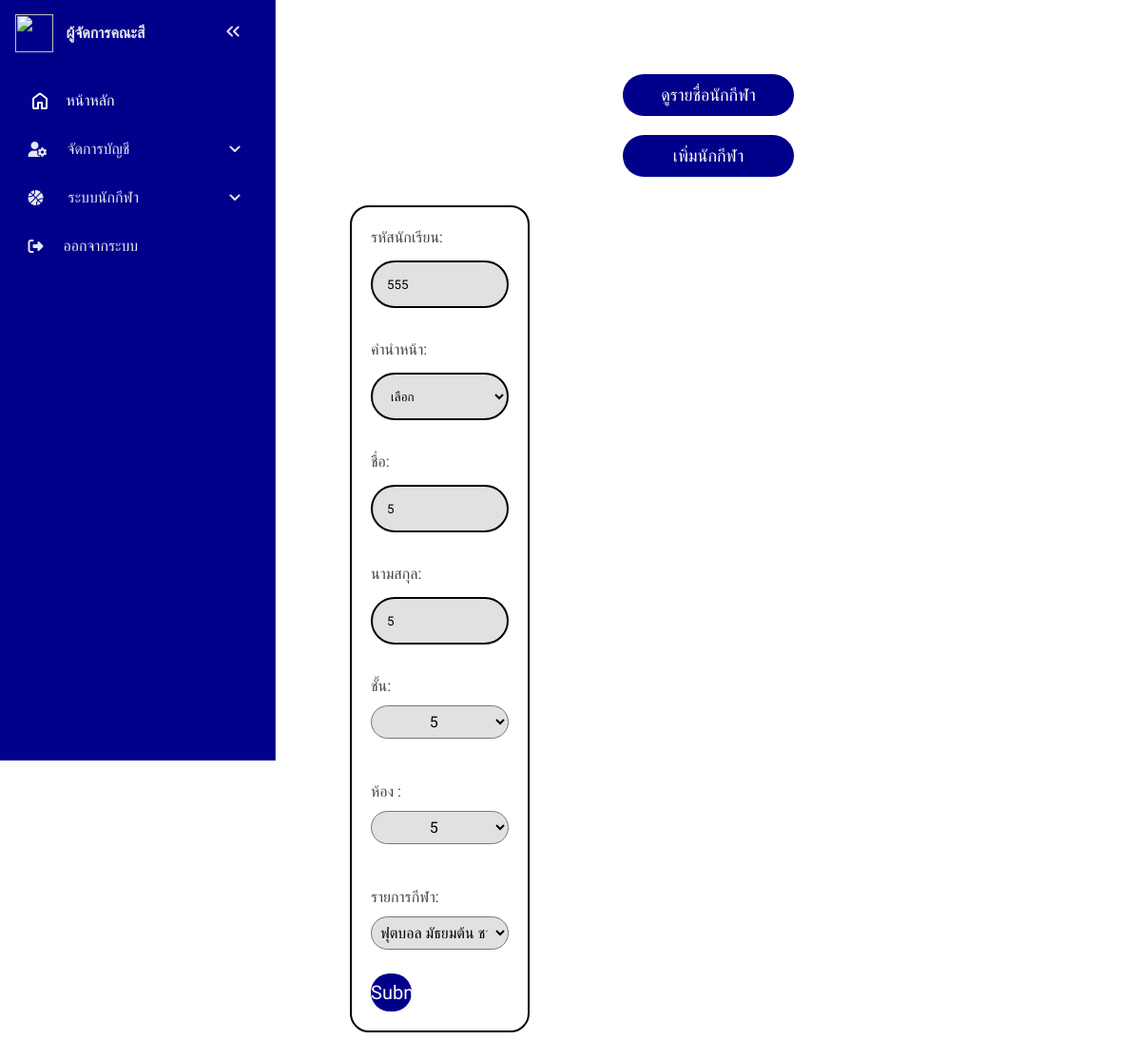
Before: /admin_sport.php?page=add_player&sub_page=edit&id_player=4 (signed in) with the older database file.
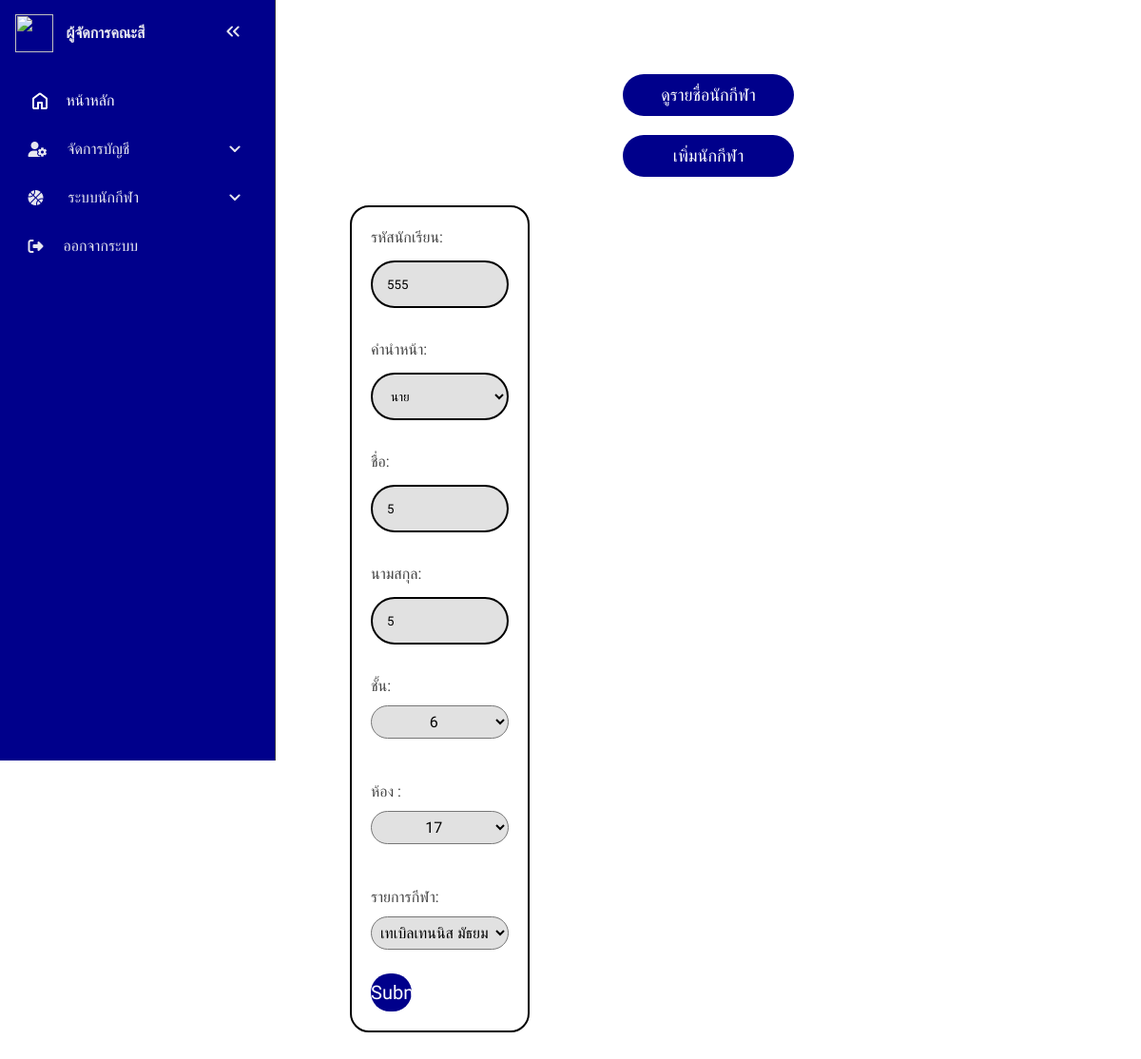
After: the same page with the newer database file.
### tables this page shows
CREATE TABLE `players` (
  `id_player` int(5) NOT NULL,
  `player_id` int(5) NOT NULL,
  `player_title` varchar(16) NOT NULL,
  `player_name` varchar(64) NOT NULL,
  `player_sirname` varchar(64) NOT NULL,
  `player_class` int(2) NOT NULL,
  `player_room` int(2) NOT NULL,
  `player_color_id` int(2) NOT NULL,
  `player_sport_id` int(11) NOT NULL
);

CREATE TABLE `sports` (
  `sport_id` int(11) NOT NULL,
  `sport_name` varchar(32) NOT NULL,
  `sport_type` varchar(64) NOT NULL,
  `sport_degree` varchar(16) NOT NULL,
  `sport_gender` varchar(8) NOT NULL,
  `sport_amount` int(2) NOT NULL,
  `sport_note` varchar(256) NOT NULL
);

### conn.php (called while the page is built, shortened)
<?php
function sport_name($id_sport, $conn) {
    $sql_find_sport_name = "SELECT `sport_name` FROM `sports` WHERE `sport_id` = $id_sport";
    $result_find_sports_name = mysqli_query($conn, $sql_find_sport_name);
    if (mysqli_num_rows($result_find_sports_name) > 0) {
        $row_find_sports_name = mysqli_fetch_assoc($result_find_sports_name);
        return $row_find_sports_name['sport_name'];
    }
    return "N/A";
}
?>

### admin_sport/edit/edit_add_player.php (the view, shortened to what this page needs)
<body>
<?php
	$id_player = $_GET['id_player'] ;
	$sql_find_edit_players = "SELECT * FROM `players` WHERE `id_player` = '$id_player'";
	$result_find_edit_players = mysqli_query($conn, $sql_find_edit_players);
	if (mysqli_num_rows($result_find_edit_players) > 0 ) {
		$row_find_edit_players = mysqli_fetch_assoc($result_find_edit_players);
	}else{
		echo  $_GET['id_player'];
		echo "not found";
	}
?>
<form method="post" action="" class="edit_sport_all">
	<label for="player_id">รหัสนักเรียน:</label><input type="text" class="box_sport" name="player_id" id="player_id" value="<?php echo $row_find_edit_players['player_id']; ?>"><br>
	<label for="player_title">คำนำหน้า:</label>
	<select class="box_sport" name="player_title" id="player_title" required>
		<option value="">เลือก</option>
		<option value="นาย" <?php if ($row_find_edit_players['player_title'] == "นาย") {echo "selected";} ?>>นาย</option>
	</select><br>
	<label for="player_name">ชื่อ:</label><input type="text" class="box_sport" name="player_name" id="player_name" value="<?php echo $row_find_edit_players['player_name']; ?>"><br>
	<label for="player_sirname">นามสกุล:</label><input type="text" class="box_sport" name="player_sirname" id="player_sirname" value="<?php echo $row_find_edit_players['player_sirname']; ?>"><br>
	<label for="player_class">ชั้น:</label>
		<select class="select_box" name="player_class" id="player_class" required>
		<option value="5" <?php if ($row_find_edit_players['player_class'] == "5") {echo "selected";} ?>>5</option>
		<option value="6" <?php if ($row_find_edit_players['player_class'] == "6") {echo "selected";} ?>>6</option>
	</select><br>
	<label for="player_room">ห้อง :</label>
		<select class="select_box" name="player_room" id="player_room" required>
		<option value="5" <?php if ($row_find_edit_players['player_room'] == "5") {echo "selected";} ?>>5</option>
		<option value="17" <?php if ($row_find_edit_players['player_room'] == "17") {echo "selected";} ?>>17</option>
	</select>
	<br>
	 <label for="player_sport_id">รายการกีฬา:</label>
  		<select name="player_sport_id" style="margin-bottom: 25px;" class="select_box">
          <option value="<?php echo $row_find_edit_players['player_sport_id']; ?>" selected><?php echo sport_name($row_find_edit_players['player_sport_id'], $conn); ?></option>
  			</select>
	<input type="submit" name="edit_player" class="btn">
</form>
</body>

Changed rows visible on the page:
changed players: player_title (not shown) → "นาย"; player_class "5" → "6"; player_room "5" → "17"; player_sport_id "ฟุตบอล มัธยมต้น ชาย" → "เทเบิลเทนนิส มัธยมต้น ชาย"
Other visible differences:
form field player_title: "เลือก" → (not shown)
